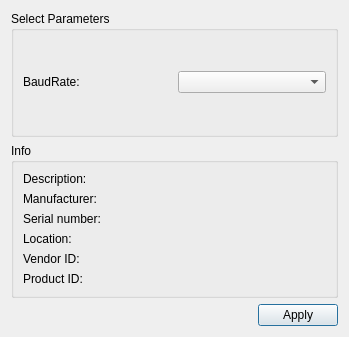
<?xml version="1.0" encoding="UTF-8"?>
<ui version="4.0">
 <class>SettingsDialog</class>
 <widget class="QDialog" name="SettingsDialog">
  <property name="geometry">
   <rect>
    <x>0</x>
    <y>0</y>
    <width>349</width>
    <height>337</height>
   </rect>
  </property>
  <property name="windowTitle">
   <string>Settings</string>
  </property>
  <layout class="QGridLayout" name="gridLayout_3">
   <item row="2" column="0" colspan="2">
    <layout class="QHBoxLayout" name="horizontalLayout">
     <item>
      <spacer name="horizontalSpacer">
       <property name="orientation">
        <enum>Qt::Horizontal</enum>
       </property>
       <property name="sizeHint" stdset="0">
        <size>
         <width>96</width>
         <height>20</height>
        </size>
       </property>
      </spacer>
     </item>
     <item>
      <widget class="QPushButton" name="applyButton">
       <property name="text">
        <string>Apply</string>
       </property>
      </widget>
     </item>
    </layout>
   </item>
   <item row="1" column="0" colspan="2">
    <widget class="QGroupBox" name="selectBox">
     <property name="title">
      <string>Info</string>
     </property>
     <layout class="QGridLayout" name="gridLayout">
      <item row="2" column="0">
       <widget class="QLabel" name="serialNumberLabel">
        <property name="text">
         <string>Serial number:</string>
        </property>
       </widget>
      </item>
      <item row="1" column="0">
       <widget class="QLabel" name="manufacturerLabel">
        <property name="text">
         <string>Manufacturer:</string>
        </property>
       </widget>
      </item>
      <item row="0" column="0">
       <widget class="QLabel" name="descriptionLabel">
        <property name="text">
         <string>Description:</string>
        </property>
       </widget>
      </item>
      <item row="4" column="0">
       <widget class="QLabel" name="vidLabel">
        <property name="text">
         <string>Vendor ID:</string>
        </property>
       </widget>
      </item>
      <item row="3" column="0">
       <widget class="QLabel" name="locationLabel">
        <property name="text">
         <string>Location:</string>
        </property>
       </widget>
      </item>
      <item row="5" column="0">
       <widget class="QLabel" name="pidLabel">
        <property name="text">
         <string>Product ID:</string>
        </property>
       </widget>
      </item>
     </layout>
    </widget>
   </item>
   <item row="0" column="0" colspan="2">
    <widget class="QGroupBox" name="parametersBox">
     <property name="title">
      <string>Select Parameters</string>
     </property>
     <layout class="QGridLayout" name="gridLayout_2">
      <item row="0" column="0">
       <widget class="QLabel" name="baudRateLabel">
        <property name="text">
         <string>BaudRate:</string>
        </property>
       </widget>
      </item>
      <item row="0" column="1">
       <widget class="QComboBox" name="baudRateBox"/>
      </item>
     </layout>
    </widget>
   </item>
  </layout>
 </widget>
 <resources/>
 <connections/>
</ui>
